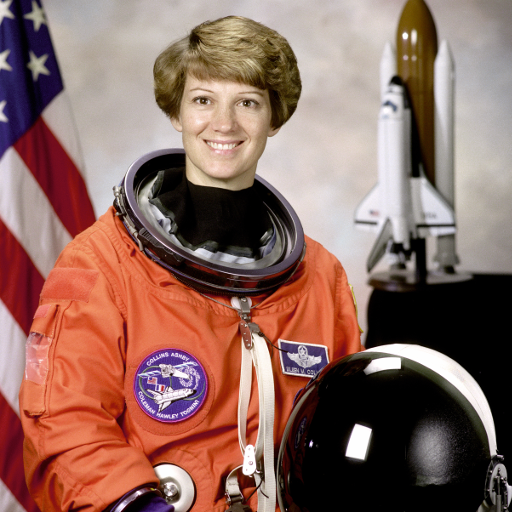
#> input picture skimage.data.astronaut(), 512 x 512 px
$ jupyter execute Lab_5_Summary.ipynb
#> lines starting #> are read from the running program, lines starting #| are printed output that depends on the picture
# **Lab 5: Summary of Image Processing Concepts**
Dr. Amr Amin
Ahmed Alqassas
Autumn 2024-25
> This lab summarizes key concepts from the previous four labs, with simplified code examples for each topic.

## **1. Digital Image Basics**
**GitHub Link:** [Lab 1 Repository](https://github.com/qassasahmed/ip/tree/main/LABS2425/1)
### **Key Concepts**
- Digital image structure: pixels, acquisition, sampling, and quantization.
- Image manipulation using Python libraries such as `skimage` and `matplotlib`.
- Tasks:
  - Displaying an image.
  - Converting RGB to grayscale.
  - Exploring image properties like shape and data type.
  - Splitting RGB into individual color channels.`

[cell 1]
from skimage import data
import matplotlib.pyplot as plt

# Load and display an image
image = data.astronaut()  # Built-in example image
#> image is the input picture: shape (512, 512, 3); mean R, G, B 141.6, 105.8, 96.5
plt.imshow(image)
plt.title("Astronaut Image")
plt.axis('off')
plt.show()

[cell 2]
from skimage.color import rgb2gray

# Convert to grayscale
gray_image = rgb2gray(image)
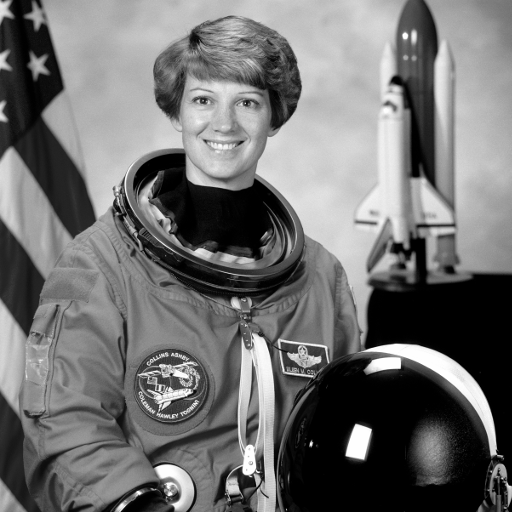
#> gray_image: shape (512, 512) float64; min 0, max 1, mean 0.442
plt.imshow(gray_image, cmap='gray')
plt.title("Grayscale Image")
plt.axis('off')
plt.show()

## **Lab 2: Image Processing in Spatial Domain**
**GitHub Link:** [Lab 2 Repository](https://github.com/qassasahmed/ip/tree/main/LABS2425/2)

### **Key Concepts**
- Sampling, quantization, and aliasing.
- Histogram analysis and its interpretation.
- Techniques:
  - Contrast stretching.
  - Histogram equalization.
  - RMS contrast calculation.

[cell 3]
from skimage import exposure
import numpy as np

# Apply contrast stretching
moon = data.moon()
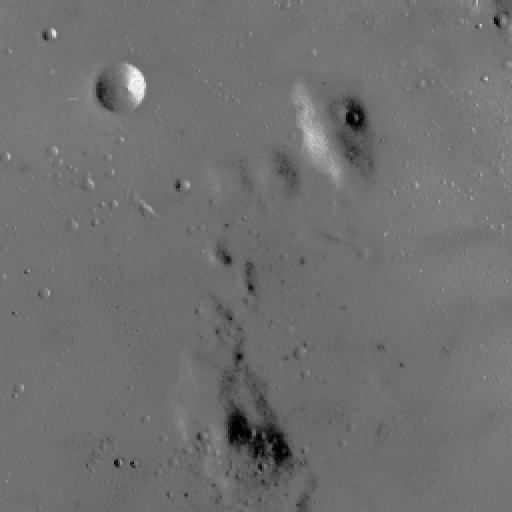
#> input picture skimage.data.moon(), 512 x 512 px
#> moon is the input picture: shape (512, 512); min 0, max 255, mean 112.2
p2, p98 = np.percentile(moon, (2, 98))
#> p2 = 78; p98 = 129
stretched_image = exposure.rescale_intensity(moon, in_range=(p2, p98))
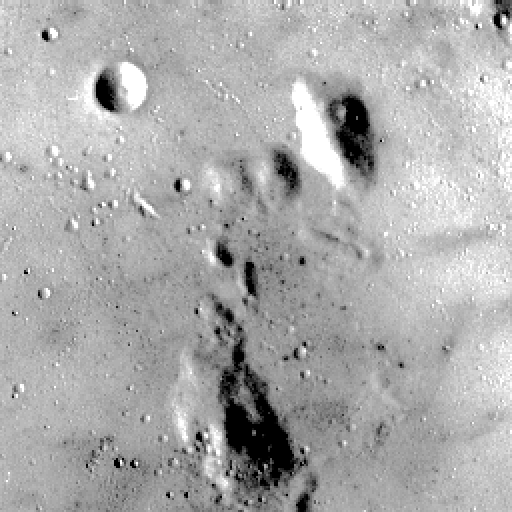
#> stretched_image: shape (512, 512); min 0, max 255, mean 171.5

plt.imshow(stretched_image, cmap='gray')
plt.title("Contrast-Stretched Image")
plt.axis('off')
plt.show()

[cell 4]
from skimage.exposure import equalize_hist
from skimage import img_as_ubyte

# Apply histogram equalization
equalized_image = img_as_ubyte(equalize_hist(moon))
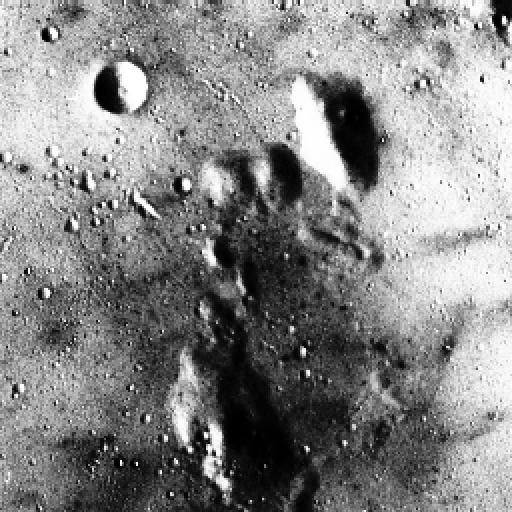
#> equalized_image: shape (512, 512); min 0, max 255, mean 133.9
plt.imshow(equalized_image, cmap='gray')
plt.title("Histogram Equalized Image")
plt.axis('off')
plt.show()

## **Lab 3: Transformations and Histogram Specification**
**GitHub Link:** [Lab 3 Repository](https://github.com/qassasahmed/ip/tree/main/LABS2425/3)

### **Key Concepts**
- Image transformations: rescaling, resizing, and interpolation.
- Histogram specification for customizing image intensity distributions.
- Image negative generation.

[cell 5]
from skimage.transform import rescale, resize

# Rescale (scale down by 50%)
rescaled_image = rescale(image, 0.5, anti_aliasing=True)

# Resize (to 128x128 pixels)
resized_image = resize(image, (128, 128), anti_aliasing=True)

plt.imshow(resized_image)
plt.title("Resized Image")
# plt.axis('off')
plt.show()

[cell 6]
image = data.moon()
reference = data.text()
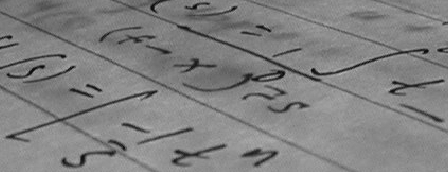
#> input picture skimage.data.text(), 448 x 172 px
#> reference is the input picture: shape (172, 448); min 10, max 197, mean 129.3
matched = exposure.match_histograms(image, reference)
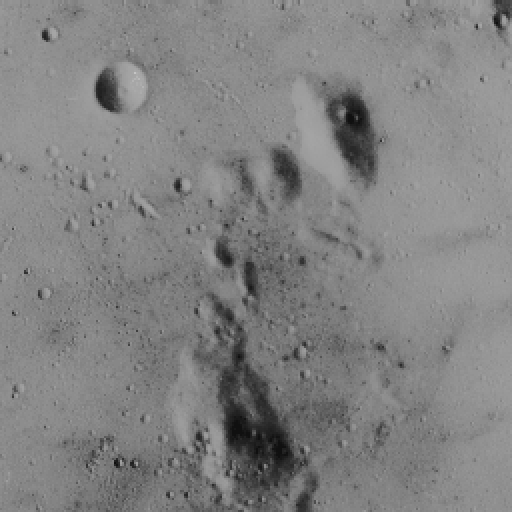
#> matched: shape (512, 512) float64; min 16.4, max 197, mean 130.1

hist, bins = exposure.histogram(matched)
#> hist = 256 values, max 23296 at index 176, min 0 at index 3, mean 1024; bins = 256 values from 16.75 to 196.6
hist_org, bins_org = exposure.histogram(image)
#> hist_org = 256 values, max 23296 at index 115, min 0 at index 1, mean 1024; bins_org = 256 values from 0 to 255
hist_ref, bins_ref = exposure.histogram(reference)
#> hist_ref = 188 values, max 2412 at index 134, min 0 at index 167, mean 409.9; bins_ref = 188 values from 10 to 197

fig, ax = plt.subplots(1, 2, figsize=(10,5))
ax[0].plot(bins_ref, hist_ref, color='k', label='Reference')
ax[0].set_title(" Reference Histogram")
ax[0].legend()

ax[1].plot(bins, hist, color='b', label='Matched')
ax[1].plot(bins_org, hist_org, color='r', label='Original')
ax[1].set_title("Original and Matched Histograms")
ax[1].legend()
plt.show()
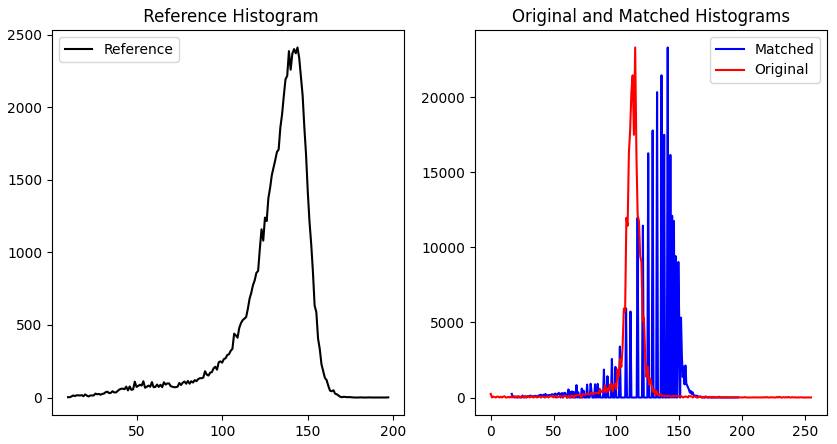
#> figure drawn by matplotlib, 2 panels; panel 1: curve peaks at x = 144, y = 2412; panel 2: curve peaks at x = 140.9, y = 23296; panel 2: curve peaks at x = 115, y = 23296

## **Lab 4: Smoothing and Edge Detection Filters**
**GitHub Link:** [Lab 4 Repository](https://github.com/qassasahmed/ip/tree/main/LABS2425/4)

### **Key Concepts**
- Smoothing filters: Median, Mean, Gaussian, Bilateral, Non-Local Means.
- Edge detection filters: Sobel, Scharr, Prewitt, Roberts, and Canny.
- Tasks:
  - Reducing noise with smoothing filters.
  - Highlighting edges using gradient-based filters.

[cell 7]
from skimage.filters import median
from skimage import io

# Load a noisy image
noisy_image = io.imread('Noise_salt_and_pepper.png', as_gray=True)
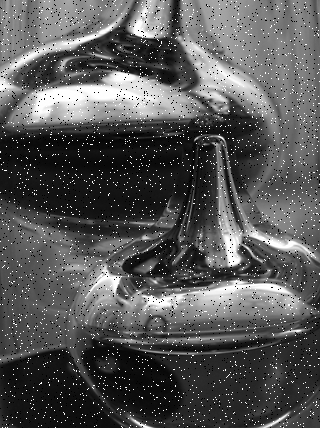
#> input picture LABS2425/5/Noise_salt_and_pepper.png, 320 x 428 px
#> noisy_image is the input picture: shape (428, 320); min 0, max 255, mean 86.8
smoothed_image = median(noisy_image)

plt.imshow(smoothed_image, cmap='gray')
plt.title("Median Filtered Image")
plt.axis('off')
plt.show()

[cell 8]
from skimage.filters import gaussian

# Apply Gaussian filter
smoothed_gaussian = gaussian(noisy_image, sigma=2)
plt.imshow(smoothed_gaussian, cmap='gray')
plt.title("Gaussian Smoothed Image")
plt.axis('off')
plt.show()

[cell 9]
from skimage.filters import sobel

# Sobel edge detection
edges = sobel(gray_image)
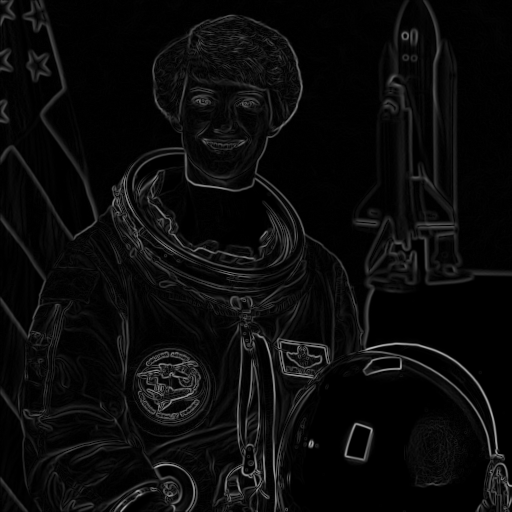
#> edges: shape (512, 512) float64; min 0, max 0.719, mean 0.0435
plt.imshow(edges, cmap='gray')
plt.title("Sobel Edge Detection")
plt.axis('off')
plt.show()

[cell 10]
from skimage.feature import canny

# Canny edge detection
canny_edges = canny(gray_image, sigma=1)
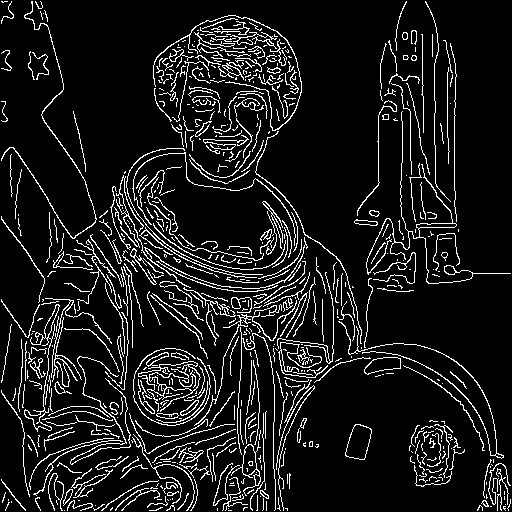
#> canny_edges: shape (512, 512) bool; 10.1% white in thin lines or dots
plt.imshow(canny_edges, cmap='gray')
plt.title("Canny Edge Detection")
plt.axis('off')
plt.show()
